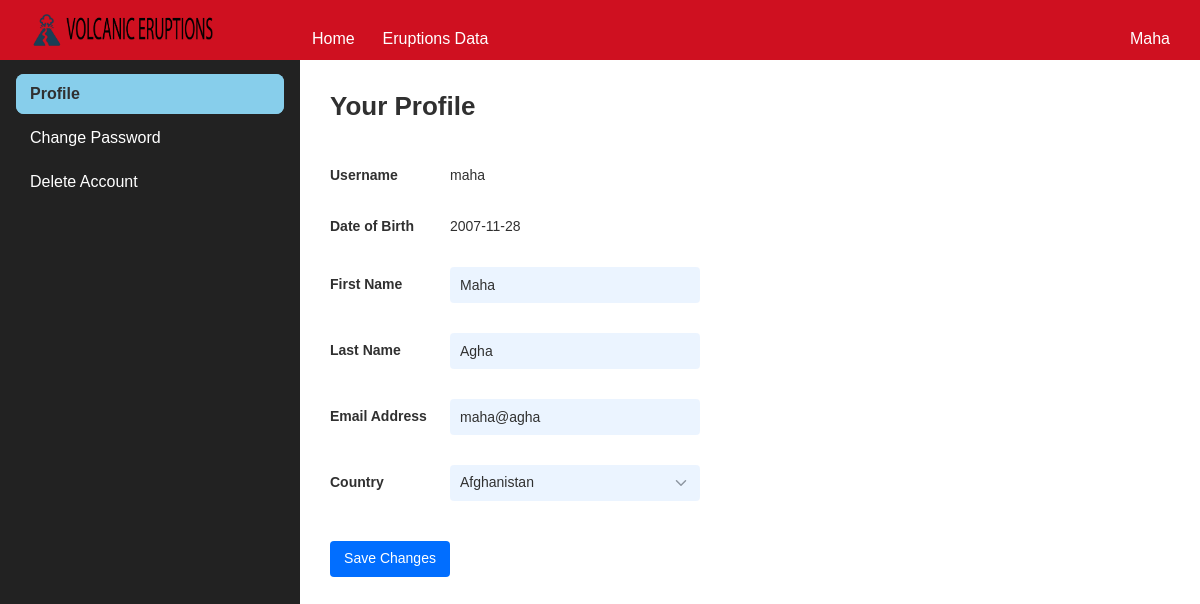
Page /profile (signed in) on the committed database.
### myflask/models.py (models this page shows, shortened)
class User(db.Model, UserMixin):
    __tablename__ = "user"
    id = db.Column(db.Integer, primary_key=True)
    first_name = db.Column(db.Text, nullable=False)
    last_name = db.Column(db.Text, nullable=False)
    DOB = db.Column(db.Date, nullable=False)
    email = db.Column(db.Text, unique=True, nullable=False)
    username = db.Column(db.Text, unique=True, nullable=False)
    password = db.Column(db.Text, nullable=False)
    user_type = db.Column(db.Text, nullable=False)
    country = db.Column(db.Text, nullable=False)

### myflask/auth/routes.py (the view, shortened to what this page needs)
@auth_bp.route('/profile', methods=['GET', 'POST'])
@login_required
def update():
    form = UpdateForm(request.form, obj=current_user)
    return render_template('update_profile.html', title='Your Profile', form=form)

### myflask/auth/forms.py (shortened to what this page needs)
class UpdateForm(FlaskForm):
    first_name = StringField(label='First Name', validators=[DataRequired()])
    last_name = StringField(label='Last Name', validators=[DataRequired()])
    email = EmailField(label='Email Address', validators=[DataRequired()])
    country = StringField(label='Country', validators=[DataRequired()])

### myflask/auth/routes.py (called while the page is built)
@login_manager.user_loader
def load_user(user_id):
    if user_id is not None:
        return User.query.get(user_id)
    return None

### myflask/templates/update_profile.html (shortened to what this page needs)
{% extends 'layout.html' %}
{% from "_formhelpers.html" import render_field %}
{% set page_name = 'profile' %}
{% block content %}
    <div class="flex h-minus-nav">
        {% include 'sidebar_settings.html' %}
        <div class="overflow-y-auto flex-auto">
            <div class="container-full m-t-30 m-b-40">
                <h2>Your Profile</h2>
                <br><br>
                <form method="POST" action="{{ url_for('auth.update') }}">
                    <div class="input-group responsive m-b-30">
                        <label>Username</label>
                        <div class="input">
                            {{ current_user.username }}
                        </div>
                    </div>
                    <div class="input-group responsive m-b-30">
                        <label>Date of Birth</label>
                        <div class="input">
                            {{ current_user.DOB }}
                        </div>
                    </div>
                    {{ render_field(form.first_name) }}
                    {{ render_field(form.last_name) }}
                    {{ render_field(form.email) }}
                    <div class="input-group responsive m-b-30">
                        {{ form.country.label }}
                        <div class="input has-arrow">
                            <select id="country" name="country" required type="text">
                                <option value="{{ current_user.country }}">{{ current_user.country }}</option>
                            </select>
                        </div>
                    </div>
                    <div class="input-group responsive m-t-40">
                        <button class="button is-solid m-r-10" type="submit" value="Update">Save Changes</button>
                    </div>
                </form>
            </div>
        </div>
    </div>
{% endblock %}

### myflask/templates/_formhelpers.html (shortened to what this page needs)
{% macro render_field(field) %}
    <div class="input-group responsive m-b-30">
        {{ field.label }}
        <div class="input">
            {{ field() }}
        </div>
    </div>
{% endmacro %}

### myflask/templates/navbar.html (shortened to what this page needs)
<nav class="nav">
    <div class="nav-left">
        <img class="nav-brand" src="{{ url_for('static', filename='images/biglogo.png') }}" alt=""/>
    </div>
    {% if current_user.is_anonymous %}
        <div></div>
    {% else %}
        <div class="nav-responsive" id="navMenuContent">
            <div class="nav-center">
                <a class="nav-item" href="{{ url_for('main.index') }}">
                     Home
                </a>
                <a class="nav-item">
                     Eruptions Data
                </a>
            </div>
            <div class="nav-right">
                <div class="menu menu--nav is-right">
                    <div class="nav-item menu-trigger"
                    >{{ current_user.first_name }}
                    </div>
                </div>
            </div>
        </div>
    {% endif %}
</nav>

### myflask/static/css/denali-dark-theme.css (style rules this page uses)
html { font-size:10px;-moz-osx-font-smoothing:grayscale;-webkit-font-smoothing:antialiased }

### rows in the picture
User: first_name "Maha", username "maha", DOB "2007-11-28", last_name "Agha", email "maha@agha", country "Afghanistan"

### other values in the picture
{{ field.label }} "First Name Last Name Email Address"
